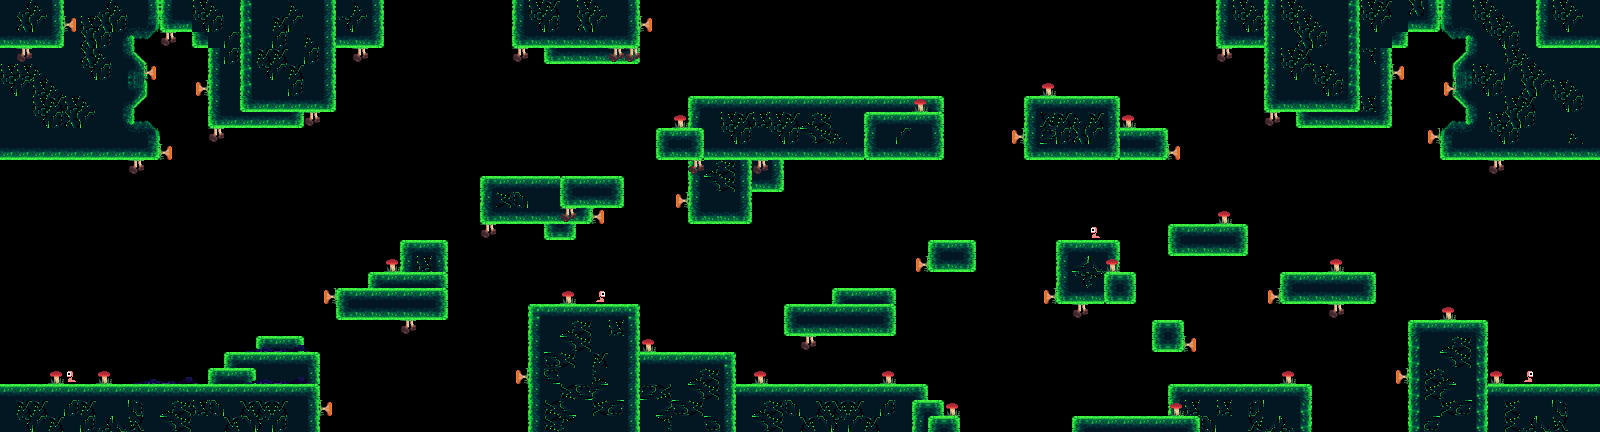

This game map was drawn from its Tiled (.tmx) file and the tilesets committed beside it. A one-line description and the trimmed map source follow:
An orthogonal 100x27 tile map with 16x16 px tiles, 2 tile layers (platform-lvl1, décorlvl1), 6 tilesets, 1 image layer.

<map version="1.5" tiledversion="1.7.2" orientation="orthogonal" renderorder="right-down" width="100" height="27" tilewidth="16" tileheight="16" infinite="0" nextlayerid="8" nextobjectid="2">
 <tileset firstgid="1" name="Tiles Forest" tilewidth="16" tileheight="16" tilecount="80" columns="8">
  <image source="tile_Forest1.png" width="128" height="160" />
 </tileset>
 <tileset firstgid="81" name="Champignon" tilewidth="16" tileheight="16" tilecount="40" columns="10">
  <image source="champignon.png" width="163" height="67" />
 </tileset>
 <tileset firstgid="121" name="Vein" tilewidth="16" tileheight="16" tilecount="4" columns="2">
  <image source="tile_Forest2-1.png" width="32" height="32" />
 </tileset>
 <tileset firstgid="125" name="Vein2" tilewidth="16" tileheight="16" tilecount="4" columns="2">
  <image source="tile_Forest2-2.png" width="32" height="32" />
 </tileset>
 <tileset firstgid="129" name="Worm" tilewidth="16" tileheight="16" tilecount="1" columns="1">
  <image source="worm.png" width="16" height="16" />
 </tileset>
 <tileset firstgid="130" name="Ninja" tilewidth="16" tileheight="16" tilecount="5" columns="5">
  <image source="spritesheet-ennemi-2.png" width="80" height="30" />
 </tileset>
 <imagelayer id="2" name="backgroundlvl1" offsetx="-52.803" offsety="-647.424">
  <image source="background1.png" width="1920" height="1080" />
 </imagelayer>
 <layer id="7" name="platform-lvl1" width="100" height="27" locked="1">
  <data>[2700 cells, 914 non-empty, 37 distinct tile ids]</data>
 </layer>
 <layer id="6" name="décorlvl1" width="100" height="27">
  <data>[2700 cells, 78 non-empty, 9 distinct tile ids]</data>
 </layer>
</map>